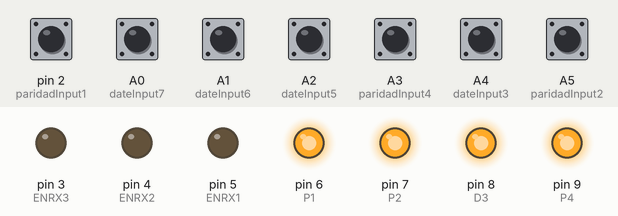
Simulated run of this sketch. Board: Arduino Uno, built with avr-gcc and run on an emulated ATmega328P. Shown: output pins drawn as LEDs (lit = HIGH). Inputs (shaded band) come from the test bench; at power-on: A0 (dateInput7), A1 (dateInput6), A2 (dateInput5), A3 (paridadInput4), A4 (dateInput3), A5 (paridadInput2), pin 2 (paridadInput1) HIGH. Pins used as bus, display or sensor lines are not drawn.

Above: at 1.2 s.
1.3 s: pin 2 (paridadInput1) pulled LOW for 0.15 s
At 1.37 s:
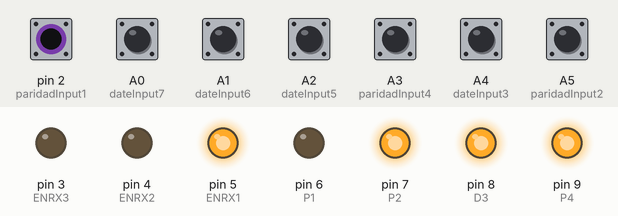
2.9 s: A0 (dateInput7) pulled LOW for 0.15 s
At 2.97 s:
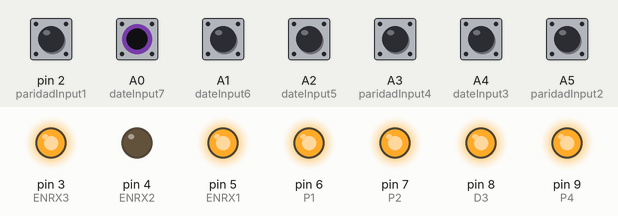
4.5 s: A1 (dateInput6) pulled LOW for 0.15 s
At 4.57 s:
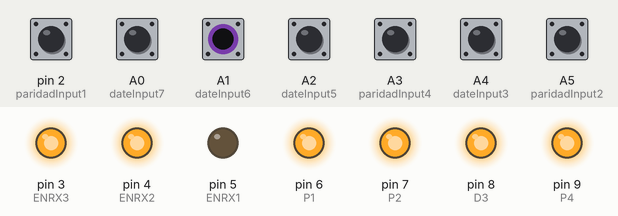
6.1 s: A3 (paridadInput4) pulled LOW for 1 s
At 6.8 s:
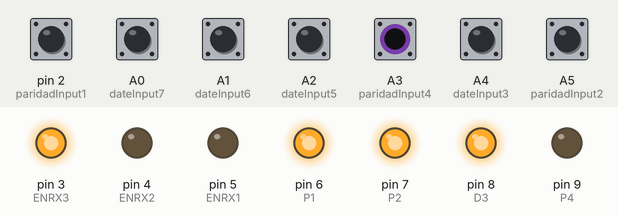
8.6 s: A2 (dateInput5) pulled LOW for 0.15 s
At 8.67 s:
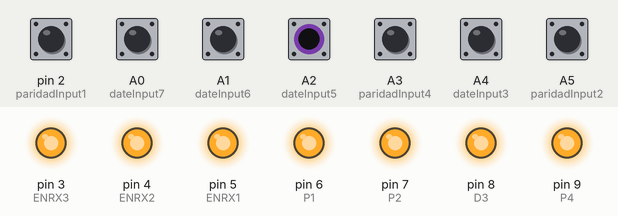
10.2 s: A4 (dateInput3) pulled LOW for 0.15 s
At 10.27 s:
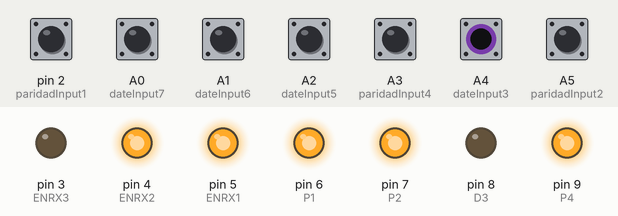
Timing chart, 0 to 12.8 s (numbered marks = the images above; inputs shaded):
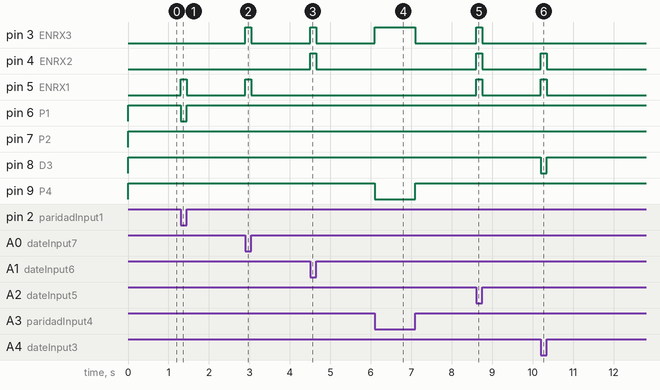

The sketch:

Codigo_Hamming.ino
```cpp
#define P1 6
#define P2 7
#define D3 8
#define P4 9
#define D5 10
#define D6 11
#define D7 12

#define paridadInput1 2
#define paridadInput2 A5
#define paridadInput4 A3

#define dateInput7 A0
#define dateInput6 A1
#define dateInput5 A2
#define dateInput3 A4

#define ENRX1 5
#define ENRX2 4
#define ENRX3 3

void setup()
{
  for(int i = 3; i <= 12; i++)
  {
  	pinMode(i, OUTPUT);
  }

  pinMode(dateInput7, INPUT_PULLUP);
  pinMode(dateInput6, INPUT_PULLUP);
  pinMode(dateInput5, INPUT_PULLUP);
  pinMode(dateInput3, INPUT_PULLUP);
  pinMode(paridadInput4, INPUT_PULLUP);
  pinMode(paridadInput2, INPUT_PULLUP);
  pinMode(paridadInput1, INPUT_PULLUP);

}

void loop()
{
	onLamp();
  	//
    if(calculateParity(digitalRead(paridadInput1),digitalRead(dateInput3), digitalRead(dateInput5) ,digitalRead(dateInput7)) == 0)
    {
      digitalWrite(ENRX1, HIGH);

    }else
    {
      digitalWrite(ENRX1, LOW);;
    }
	//
  	//
    if(calculateParityWitchFive(digitalRead(paridadInput2),digitalRead(dateInput3), digitalRead(dateInput5), digitalRead(dateInput6), digitalRead(dateInput7)) == 0)
    {
      digitalWrite(ENRX2, HIGH);

    }else
    {
      digitalWrite(ENRX2, LOW);;
    }
	//
  	//
    if(calculateParity(digitalRead(paridadInput4),digitalRead(dateInput5), digitalRead(dateInput6) ,digitalRead(dateInput7)) == 0)
    {
      digitalWrite(ENRX3, HIGH);

    }else
    {
      digitalWrite(ENRX3, LOW);;
    }
	//


}

int calculateParityWitchFive(int d1, int d2, int d3, int d4, int d5)
{
	int rtn = 0;
  	int sumaTotal = d1+d2+d3+d4;
  	if(sumaTotal % 2 == 0)
  	{
    	rtn = 1;
  	}

  	return rtn;
}
int calculateParity(int d1, int d2, int d3, int d4)
{
	int rtn = 0;
  	int sumaTotal = d1+d2+d3+d4;
  	if(sumaTotal % 2 == 0)
  	{
    	rtn = 1;
  	}

  	return rtn;
}

void onLamp()
{
	digitalWrite(P1, digitalRead(paridadInput1));
  	digitalWrite(P2, digitalRead(paridadInput2));
	digitalWrite(P4, digitalRead(paridadInput4));

  	digitalWrite(D3, digitalRead(dateInput3));
	digitalWrite(D5, digitalRead(dateInput5));
  	digitalWrite(D6, digitalRead(dateInput6));
	digitalWrite(D7, digitalRead(dateInput7));
}
```

Measured:
- after the input at 1.3 s, pin 5 (ENRX1): LOW → HIGH at once, → LOW 0.15 s later; pin 6 (P1): HIGH → LOW at once, → HIGH 0.15 s later
- after the input at 2.9 s, pin 3 (ENRX3), pin 5 (ENRX1): LOW → HIGH at once, → LOW 0.15 s later
- after the input at 4.5 s, pin 3 (ENRX3), pin 4 (ENRX2): LOW → HIGH at once, → LOW 0.15 s later
- after the input at 6.1 s, pin 3 (ENRX3): LOW → HIGH at once, → LOW 1.0 s later; pin 9 (P4): HIGH → LOW at once, → HIGH 1.0 s later
- after the input at 8.6 s, pin 3 (ENRX3), pin 4 (ENRX2), pin 5 (ENRX1): LOW → HIGH at once, → LOW 0.15 s later
- after the input at 10.2 s, pin 4 (ENRX2), pin 5 (ENRX1): LOW → HIGH at once, → LOW 0.15 s later; pin 8 (D3): HIGH → LOW at once, → HIGH 0.15 s later
